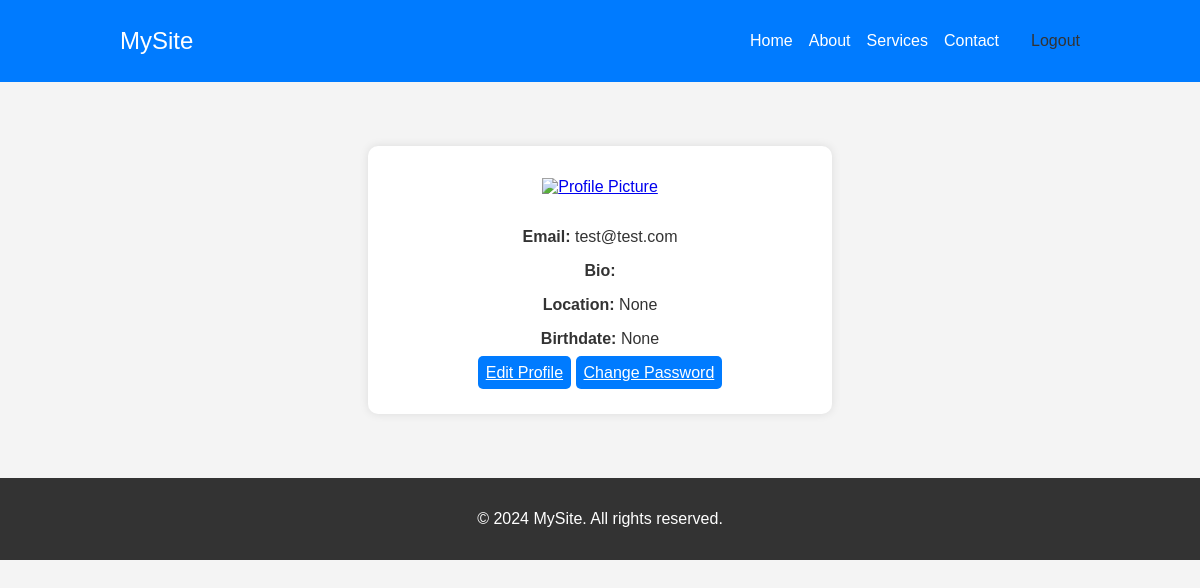
Page /profile/ (signed in) on the committed database.
### accounts/models.py (models this page shows, shortened)
class CustomUser(AbstractUser):
    email = models.EmailField(unique=True)
    date_of_birth = models.DateField(null=True, blank=True)
    bio = models.CharField(max_length=1000)
    location = models.CharField(max_length=255, blank=True, null=True)
    otp_field = models.CharField(max_length=6, blank=True, null=True)
    otp_created_at = models.DateTimeField(blank=True, null=True)
    password = models.CharField(max_length=100)
    USERNAME_FIELD = 'email'
    REQUIRED_FIELDS = []
    objects = CustomUserManager()

### accounts/views.py (the view)
# urls.py: path('profile/', profile, name='profile'),
def profile(request):
    user = request.user
    return render(request, 'accounts/profile.html', {'user': user})

### accounts/templates/accounts/profile.html (shortened to what this page needs)
{% extends "base.html" %}
{% block content %}
<div class="profile-container">
    <div class="profile-header">
        <a href="#" id="profile-pic-link">
            <img src="#" alt="Profile Picture" id="profile-pic">
        </a>
    </div>
    <div class="profile-details">
        <p><strong>Email:</strong> {{ user.email }}</p>
        <p><strong>Bio:</strong> {{ user.bio }}</p>
        <p><strong>Location:</strong> {{ user.location }}</p>
        <p><strong>Birthdate:</strong> {{ user.date_of_birth }}</p>
        <a href="{% url 'profile_edit' %}" class="btn">Edit Profile</a>
        <a href="{% url 'change_password' %}" class="btn">Change Password</a>
    </div>
</div>
{% endblock %}

### static/style2.css (style rules this page uses)
body { margin: 0; font-family: Arial, sans-serif; background-color: #f4f4f4; color: #333; }
.signup-container, .login-container, .profile-container { background: white; padding: 2em; border-radius: 10px; box-shadow: 0 0 10px rgba(0, 0, 0, 0.1); width: 400px; text-align: center; margin: 2em auto; }
.btn { width: 100%; padding: 0.5em; border: none; border-radius: 5px; color: white; background-color: #007BFF; cursor: pointer; margin-top: 1em; }

### rows in the picture
CustomUser: email "test@test.com", location "None", date_of_birth "None"
